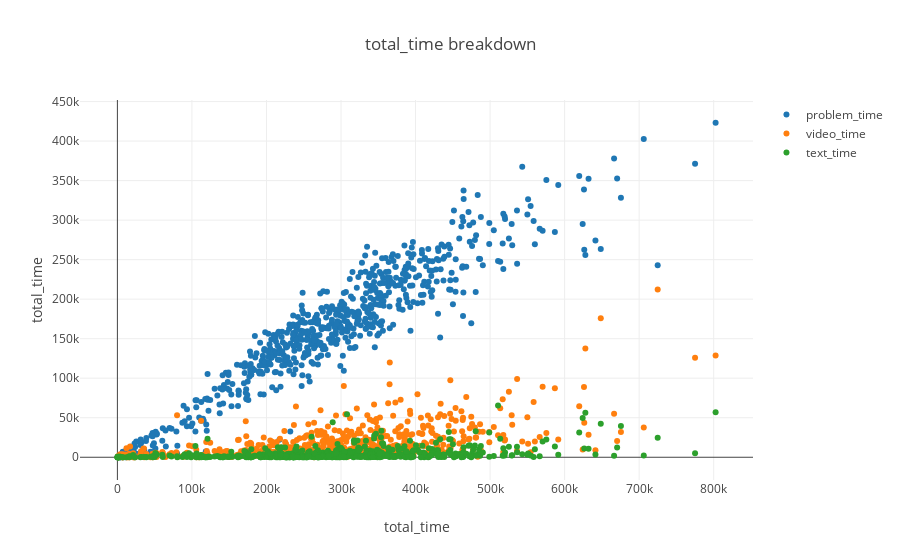

The notebook cell saved with this chart:
### Code cell
problem_time = go.Scatter(x=dg.total_time_30,y=dg.total_problem_time_30,name='problem_time',text=dg.username, mode = 'markers')
video_time = go.Scatter(x=dg.total_time_30,y=dg.total_video_time_30,name='video_time',text=dg.username, mode = 'markers')
text_time = go.Scatter(x=dg.total_time_30,y=dg.total_text_time_30,name='text_time',text=dg.username, mode = 'markers')

data = [problem_time, video_time, text_time]
layout = go.Layout(title="total_time breakdown",
                   xaxis=dict(title='total_time'),
                   yaxis=dict(title='total_time'),
                   hovermode = 'closest')

fig = go.Figure(data=data, layout=layout)
iplot(fig)

### Figure 1 — Plotly figure (JSON) as saved in the notebook; plotly's stock layout.template omitted (floating-point values rounded to 4 significant figures; data arrays with more than 128 entries replaced by an {"elided": "..."} marker saying what was removed)
{"data": [{"mode": "markers", "name": "problem_time", "text": {"elided": "744 str values"}, "type": "scatter", "x": {"elided": "744 float values"}, "y": {"elided": "744 float values"}}, {"mode": "markers", "name": "video_time", "text": {"elided": "744 str values"}, "type": "scatter", "x": {"elided": "744 float values"}, "y": {"elided": "744 float values"}}, {"mode": "markers", "name": "text_time", "text": {"elided": "744 str values"}, "type": "scatter", "x": {"elided": "744 float values"}, "y": {"elided": "744 float values"}}], "layout": {"hovermode": "closest", "title": "total_time breakdown", "xaxis": {"title": "total_time"}, "yaxis": {"title": "total_time"}}}
